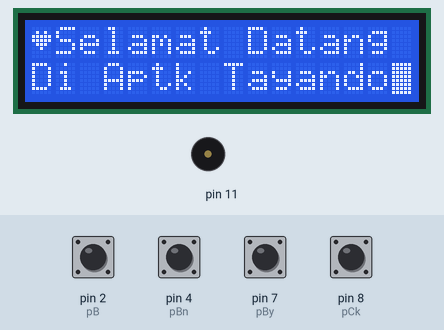
A sketch run on a simulated Arduino Uno, built with avr-gcc and run on an emulated ATmega328P. Parts: 16×2 character LCD, buzzer (waves = sounding). Inputs (shaded band) come from the test bench; at power-on: pin 2 (pB), pin 4 (pBn), pin 7 (pBy), pin 8 (pCk) HIGH. EEPROM starts erased.

Above: at 1.3 s.
1.4 s: pin 2 (pB) pulled LOW for 3 s
At 3.5 s:
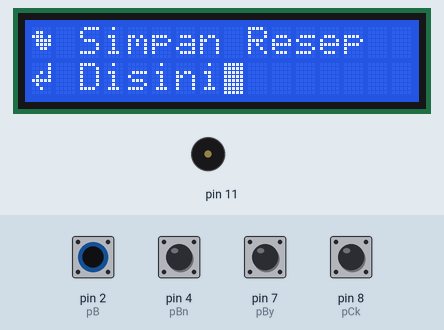
7.7 s: pin 8 (pCk) pulled LOW for 3 s
At 15.9 s:
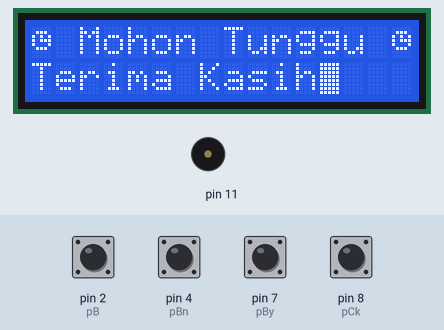
19.0 s: pin 4 (pBn) pulled LOW for 3 s
At 21.5 s:
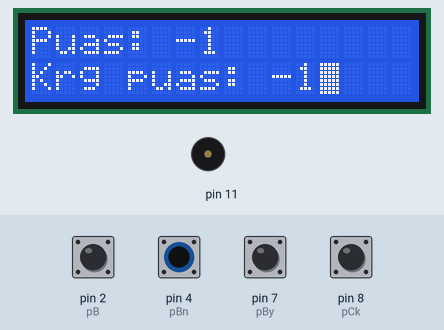
23.5 s: pin 4 (pBn) driven LOW and pin 8 (pCk) driven LOW
At 23.9 s:
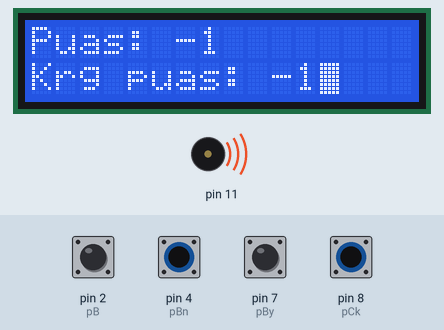
31.8 s: pin 8 (pCk) driven HIGH
At 34.5 s:
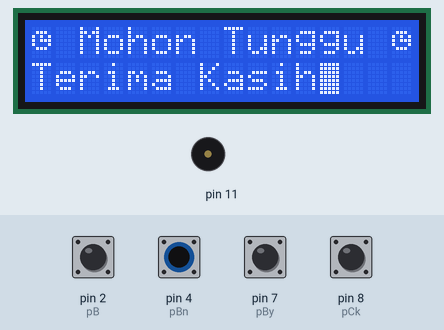
36.1 s: pin 8 (pCk) driven LOW
At 39.08 s:
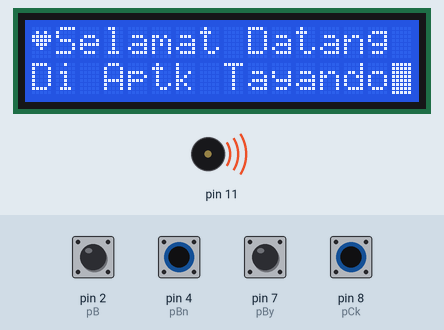
Timing chart, 0 to 43.9 s (numbered marks = the images above; inputs shaded):
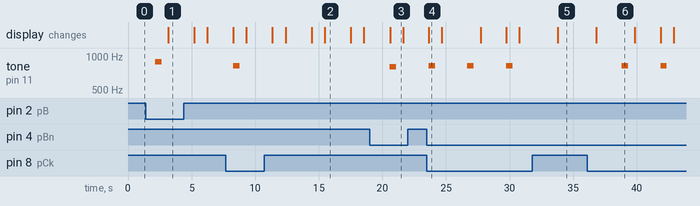

The sketch:

program.ino
```cpp
/*
repo https://github.com/mpratama/inibukanbom
*/
#include <Wire.h>
#include <LiquidCrystal_I2C.h>
#include <EEPROM.h>

const int pB = 2; //trigger menu kepuasan pelayanan
const int pBy = 7;// tombol ya
const int pBn = 4;// tombol tidak
const int pCk = 8;// tombol pengecekan
int pt;

uint8_t bell[8]  = {0x4, 0xe, 0xe, 0xe, 0x1f, 0x0, 0x4};
uint8_t note[8]  = {0x2, 0x3, 0x2, 0xe, 0x1e, 0xc, 0x0};
uint8_t clock[8] = {0x0, 0xe, 0x15, 0x17, 0x11, 0xe, 0x0};
uint8_t heart[8] = {0x0, 0xa, 0x1f, 0x1f, 0xe, 0x4, 0x0};
uint8_t duck[8]  = {0x0, 0xc, 0x1d, 0xf, 0xf, 0x6, 0x0};
uint8_t check[8] = {0x0, 0x1 ,0x3, 0x16, 0x1c, 0x8, 0x0};
uint8_t cross[8] = {0x0, 0x1b, 0xe, 0x4, 0xe, 0x1b, 0x0};
uint8_t retarrow[8] = {  0x1, 0x1, 0x5, 0x9, 0x1f, 0x8, 0x4};

// Set the LCD address to 0x27 for a 16 chars and 2 line display
LiquidCrystal_I2C lcd(0x3F, 16, 2);

void setup()
{
  pinMode(pB, INPUT);
  digitalWrite(pB, HIGH);
  digitalWrite(pBy, HIGH);
  digitalWrite(pBn, HIGH);
  digitalWrite(pCk, HIGH);
  lcd.begin();
  lcd.backlight();

  lcd.createChar(0, bell);
  lcd.createChar(1, note);
  lcd.createChar(2, clock);
  lcd.createChar(3, heart);
  lcd.createChar(4, duck);
  lcd.createChar(5, check);
  lcd.createChar(6, cross);
  lcd.createChar(7, retarrow);
  lcd.home();
}

void loop()
{
  int puas = EEPROM.get(0, pt);
  int puas_1 = puas + 1;
  int tidak_puas = EEPROM.get(1, pt);
  int tidak_puas_1 = tidak_puas + 1;
  int marker = 0;
  int state = 0;
  int state2 = 0;
  lcd.cursor();

  while (1) {
    if (marker == 0) {
      lcd.clear();
      lcd.write(3);
      lcd.print("Selamat Datang");
      //lcd.write(3);
      lcd.setCursor(0, 1);
      lcd.print("Di Aptk Tayando");
      lcd.blink();
      delay(2000);
      marker += 1;
    } else if (marker == 1) {
      lcd.clear();
      lcd.write(4);
      lcd.print(" Simpan Resep ");
      //lcd.write(4);
      lcd.setCursor(0, 1);
      lcd.write(7);
      lcd.print(" Disini");
      lcd.blink();
      delay(2000);
      marker += 1;
    } else if(marker == 2) {
      lcd.clear();
      lcd.write(2);
      lcd.print(" Mohon Tunggu ");
      lcd.write(2);
      lcd.setCursor(0, 1);
      lcd.print("Terima Kasih");
      lcd.blink();
      delay(2000);
      marker = 0;
      }

      if (state == 1){
        lcd.clear();
        lcd.print("Pelayanan Oke?");
        lcd.setCursor(0,1);
        lcd.print("Biru=YA ");
        lcd.print("Mrh=TDK");
        if(digitalRead(pBy) == LOW){
          state = 1 - state;
          tone(11, 850, 500);
          EEPROM.put(0, puas_1);
          }
          else if(digitalRead(pBn) == LOW){
            state = 1 - state;
            tone(11, 800, 500);
            EEPROM.put(1, tidak_puas_1);
            }
        }

      if (state2 == 1){
        lcd.clear();
        lcd.print("Puas: ");
        lcd.print(puas);
        lcd.setCursor(0,1);
        lcd.print("Krg puas: ");
        lcd.print(tidak_puas);
        }

      if (digitalRead(pB) == LOW){
        state = 1 - state;
        tone(11, 890, 500);
        }

      if (digitalRead(pCk) == LOW){
        state2 = 1 - state2;
        tone(11, 820, 500);
        }
    delay(1000);
  }
}
```

Measured:
- after the input at 1.4 s, tone on pin 11: silent → 890 Hz after 0.76 s, → silent 0.50 s later
- after the input at 7.7 s, tone on pin 11: silent → 820 Hz after 0.58 s, → silent 0.50 s later; the display: first differs from a run without the input after 3.7 s (image 2 shows a later state)
- after the input at 19.0 s, tone on pin 11: silent → 800 Hz after 1.6 s, → silent 0.50 s later
- after the input at 23.5 s, tone on pin 11: alternates 820 Hz for 0.50 s and silent for 2.5 s, starting after 0.16 s
- after the input at 31.8 s, tone on pin 11: stays silent (without the input it goes to 820 Hz after 0.97 s)
- after the input at 36.1 s, tone on pin 11: alternates 820 Hz for 0.50 s and silent for 2.5 s, starting after 2.7 s
- what the display in image 2 shows lasts 2.0 s, from 15.5 s to 17.5 s
